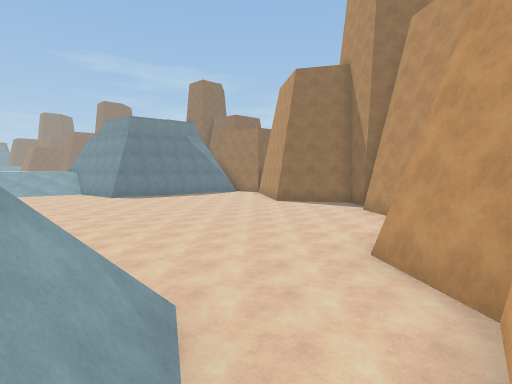
[1] (above)

20 first-person views from a walk through a scene from a Unity 3-D project. The camera is 1.2 m above the floor, tilts 4° down and sees 80° across. The floor is counted in squares, 2 m on a side. Each view is taken from the middle of a square. On the plan, view 1 faces up. The plan holds only what a view shows up to about 9 squares ahead; the rest is blank. The place goes on beyond the plan.

[2]
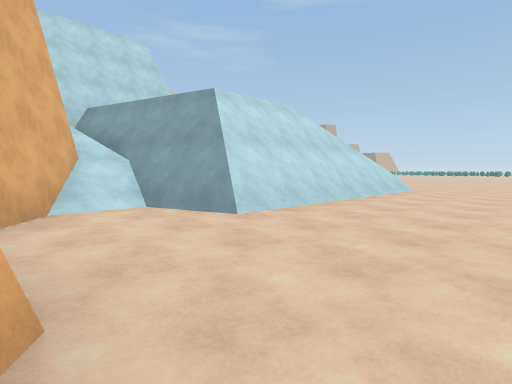

[3]
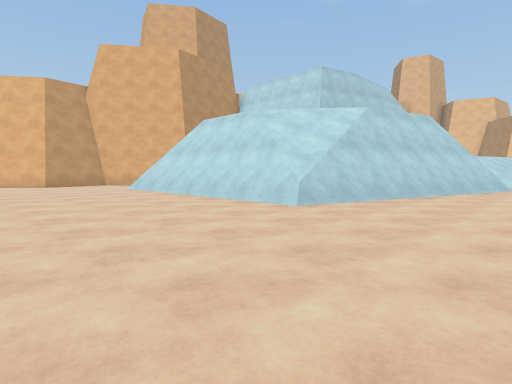

[4]
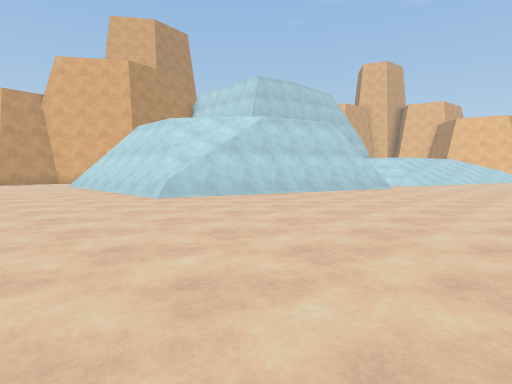

[5]
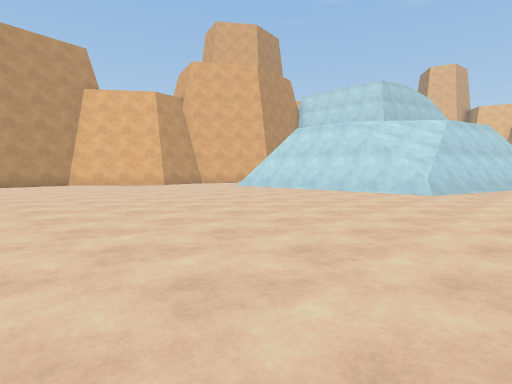

[6]
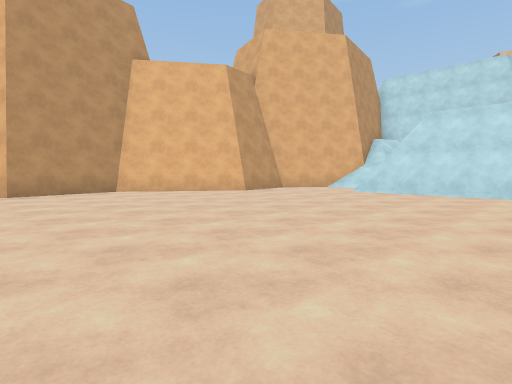

[7]
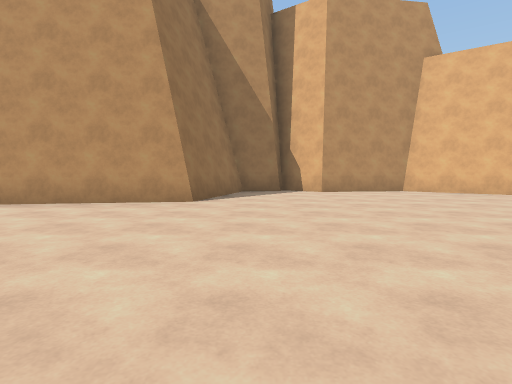

[8]
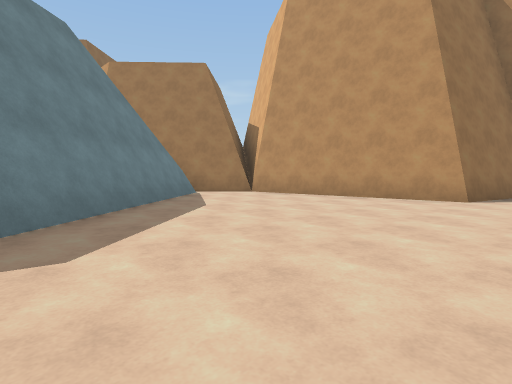

[9]
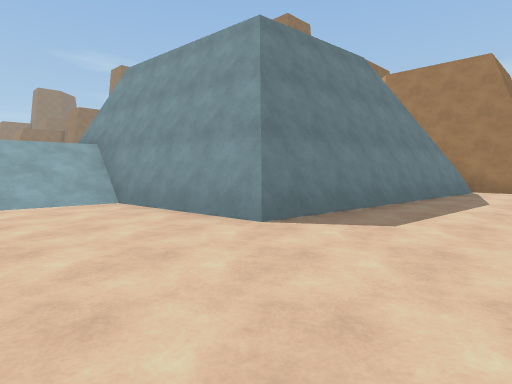

[10]
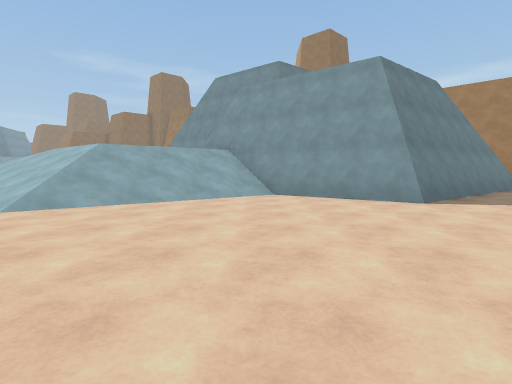

[11]
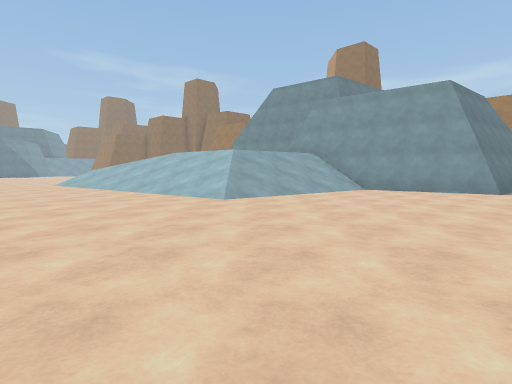

[12]
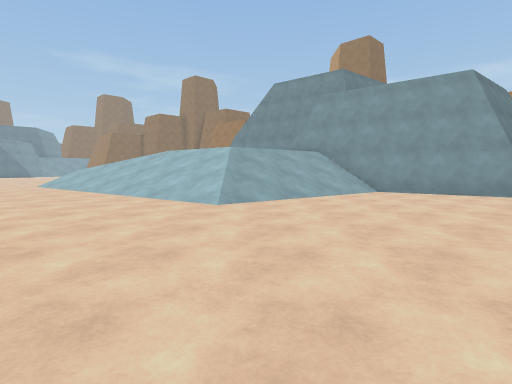

[13]
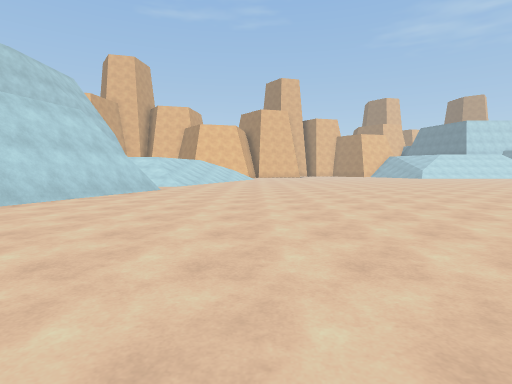

[14]
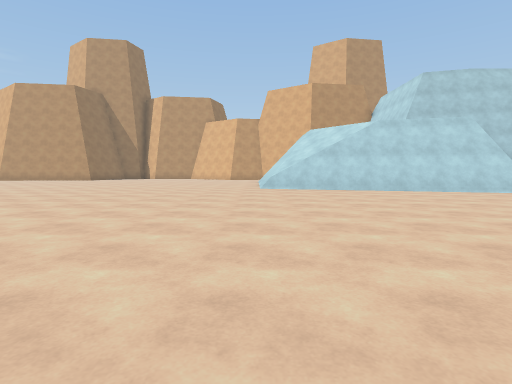

[15]
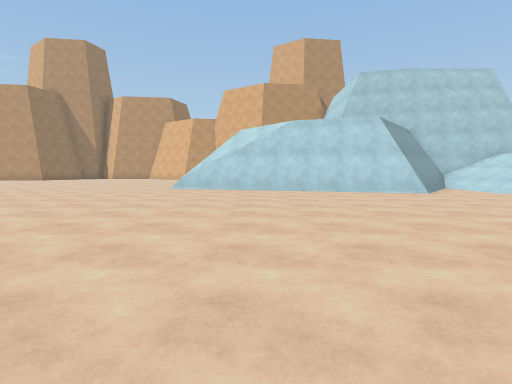

[16]
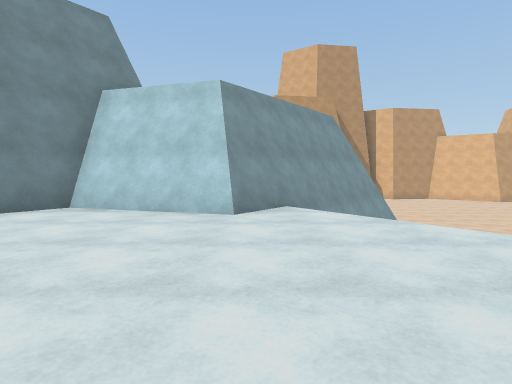

[17]
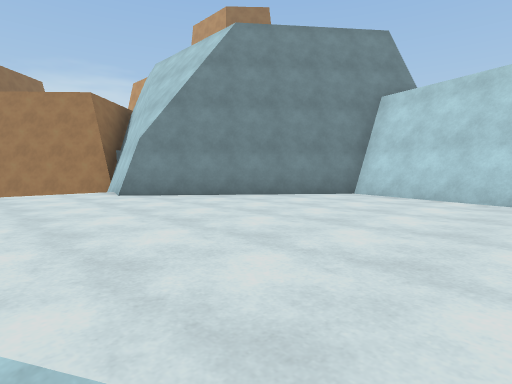

[18]
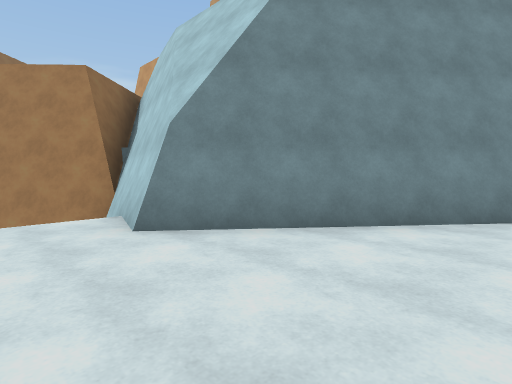

[19]
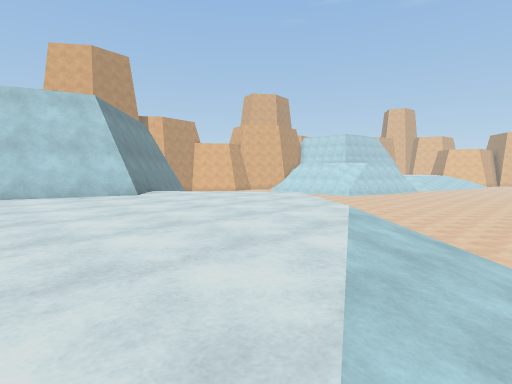

[20]
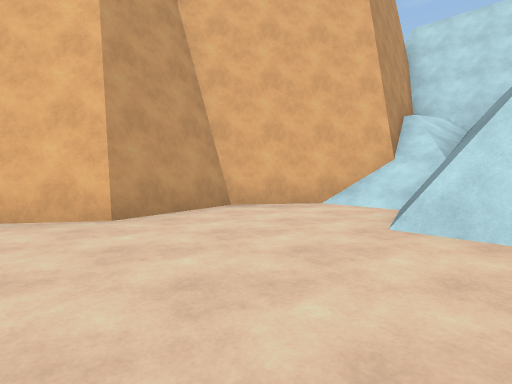

### Floor plan
Key: @ floor where view 1 was taken; # wall or solid block; . main floor; : floor 2.5 m higher than the main floor; / step, stairs or slope; = window, fence, low wall or low ledge; ^ raised ledge.
Columns run from 18 left of view 1 to 4 right of it. Each row starts with its distance up from view 1.
 28     #
 27     #
 26   ::^
 25   ::^
 24  ::::#^
 23  :::::#^
 22 /::::::#
 21 /::::::^
 20 //:::::^        ###
 19 //:::::#^      ##.##
 18  //::::/#^    ##...#
 17 ////:////##  ##....#
 16 ./////////####.....#
 15 ../////....#.......#
 14 ....//.............##
 13 ....................###
 12  .....................#
 11  ......................
 10   ....................#
  9    ...................#
  8     ..................#
  7     ..................#
  6    ..................##
  5   ..................##
  4  ...................#
  3 ..........////////..#
  2  .........########..#
  1  .........##     #/##
  0 ..........#      #@#
 -1 .........##      ^/#
 -2 .........##      #/#
 -3 .........#       #/#
 -4 ........=#       ^^#

Where each view was taken, in squares from view 1:
view 1: 0 up, 0 right, facing up
view 2: 6 up, 2 right, facing down-left
view 3: 7 up, 11 left, facing down-right
view 4: 6 up, 14 left, facing down-right
view 5: 11 up, 10 left, facing down-right
view 6: 11 up, 5 left, facing down-right
view 7: 12 up, 5 left, facing right
view 8: 12 up, 6 left, facing up-right
view 9: 11 up, 7 left, facing up
view 10: 9 up, 10 left, facing up
view 11: 7 up, 13 left, facing up
view 12: 8 up, 13 left, facing up
view 13: 5 up, 13 left, facing down
view 14: 3 up, 18 left, facing right
view 15: 0 up, 18 left, facing right
view 16: 19 up, 16 left, facing right
view 17: 19 up, 17 left, facing up-right
view 18: 22 up, 16 left, facing up-right
view 19: 22 up, 18 left, facing down-right
view 20: 6 up, 2 left, facing down-right
